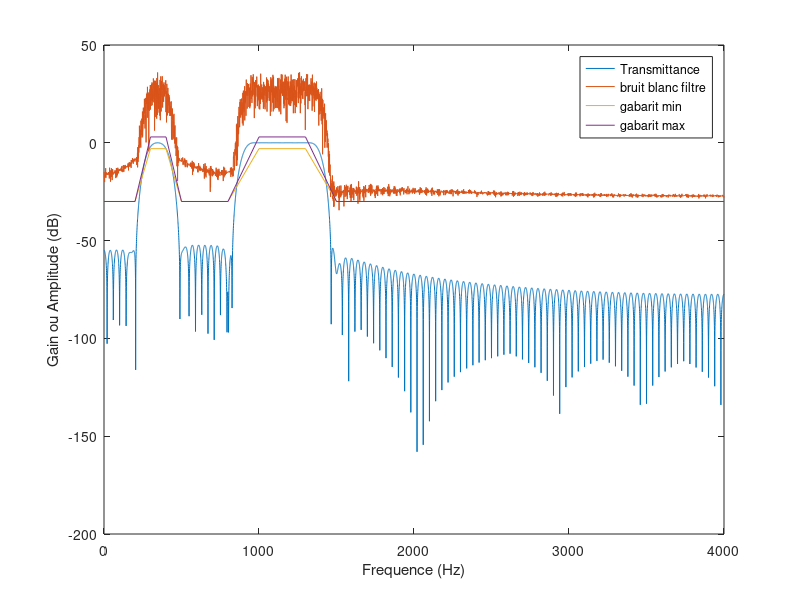

MATLAB code for this plot: (Note: this script raises an error after producing the figure.)
Fe = 8e3; % Frequence d'echantillonage

Xg = [0 200 300 400 500 800 1000 1300 1500 Fe/2]; % frequences remarquables
Ygb = [-30 -30 -3 -3 -30 -30 -3 -3 -30 -30]; % limites basses du gabarit
Ygh = [-30 -30 3 3 -30 -30 3 3 -30 -30]; % limites hautes du gabarit

Wn = [280 420 900 1400]; % definition des bandes du filtre (moyennes des limites)
Wn = Wn ./ (Fe / 2); % normalisation
N = 200; % Ordre du filtre
coeff = fir1(N, Wn, 'DC-0');

N = 8192;
[H, W] = freqz(coeff, 1, N); % calcul du filtre

blanc = rand(1, N) - 0.5; % generation d'un bruit blanc

X = 1 : N/2;
X = Fe * X / N; % axe des absisses
Y = 20 * log10(abs(fft(filter(coeff, 1, blanc)))); % filtrage du bruit blanc, et passage en dB

plot(W .* Fe / (2 * pi), 20 * log10(abs(H)), X, Y(1:N/2), Xg, Ygb, Xg, Ygh);
legend('Transmittance','bruit blanc filtre', 'gabarit min', 'gabarit max'); xlabel('Frequence (Hz)'); ylabel('Gain ou Amplitude (dB)');
print -dpng RIF_1.png

plot(W .* Fe / (2 * pi), unwrap(10 * phase(H)) / 10) % multiplication & division: correction d'un bug
legend('phase'); xlabel('Frequence (Hz)'); ylabel('Phase');
% Mais c'est lineaire.
print -dpng RIF_2.png

t = 0 : 1/N : 1;
test = sin(2*pi*100*t) + sin(2*pi*350*t) + sin(2*pi*650*t) + sin(2*pi*1150*t) + sin(2*pi*1600*t);
t = Fe * t;
fft_test = 20*log10(abs(fft(test))); % transformee de fourier de la fonction de test a 5 diracs
f = 0 : N/2-1;
test_f = 20 * log10(abs(fft(filter(coeff, 1, test)))); % filtrage de cette fonction de test
plot(f(2:end), fft_test(2:N/2), f(2:end), test_f(2:N/2));
legend('signal de test', 'signal de test filtre'); xlabel('Frequence (Hz)'); ylabel('Amplitude (dB)');
print -dpng RIF_3.png
